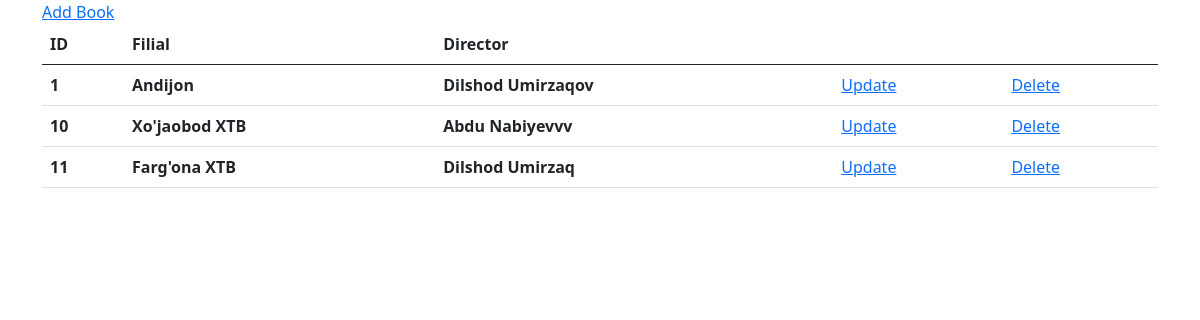
The app's page /simpleforms/ with its own data.
### simpleforms/models.py (models this page shows, shortened)
class Filial(models.Model):
	title = models.CharField(max_length=255)
	established_at = models.DateTimeField()

class Director(models.Model):
	filial = models.OneToOneField(Filial,on_delete=models.CASCADE)
	fullname = models.CharField(max_length=255)
	experience = models.PositiveIntegerField(null=True)

### simpleforms/views.py (the view)
# urls.py: path("",views.index,name="index")
def index(request):
	filials = Filial.objects.all()
	context = {
	"filials":filials
	}
	return render(request,"simpleforms/list.html",context)

### olchaclone/context.py (called while the page is built)
def categories(request):
	categories = Category.objects.all()
	subcategories = Subcategory.objects.all()
	latest_products = Product.objects.filter(is_active=True).order_by("-updated_at")[:5]
	max_price = Product.objects.filter().order_by("-price").first().price
	session_id = request.session.session_key
	carts = Cart.objects.filter(session_id=session_id)
	if carts.exists():
		cart = carts.first()
	else:
		cart = None
	amount = 0
	if cart:
		cartitems = CartItem.objects.filter(cart = cart)
		for cartitem in cartitems:
			amount += cartitem.quantity
	return {
	"categories":categories,
	"subcategories":subcategories,
	"latest_products":latest_products,
	"max_price": max_price,
	"cartitems_amount":amount
	}

### templates/simpleforms/list.html (shortened to what this page needs)
<!DOCTYPE html>
<html>
<head>
	<link href="https://cdn.jsdelivr.net/npm/bootstrap@5.0.2/dist/css/bootstrap.min.css" rel="stylesheet">
</head>
<body>
<div class="container">
   <table class="table">
  <thead>
    <tr>
      <th scope="col">ID</th>
      <th scope="col">Filial</th>
      <th scope="col">Director</th>
      <th></th>
      <th></th>
    </tr>
  </thead>
  <tbody>
    {% for filial in filials%}
    <tr>
      <th scope="row">{{filial.id}}</th>
      <th scope="row">{{filial.title}}</th>
      <th scope="row">{{filial.director.fullname}}</th>
      <td> <a href="{% url 'update' pk=filial.id%}
      	">Update</a></td>
      <td><a href="{% url 'delete-book' pk=filial.id%}">Delete</a></td>
    </tr>
     {% endfor %}
   <a href="{%url 'create' %}">Add Book</a>
  </tbody>
</table>
</div>
</body>
</html>

### records on screen
Filial: id "1", title "Andijon", director.fullname "Dilshod Umirzaqov"
Filial: id "10", title "Xo'jaobod XTB", director.fullname "Abdu Nabiyevvv"
Filial: id "11", title "Farg'ona XTB", director.fullname "Dilshod Umirzaq"
